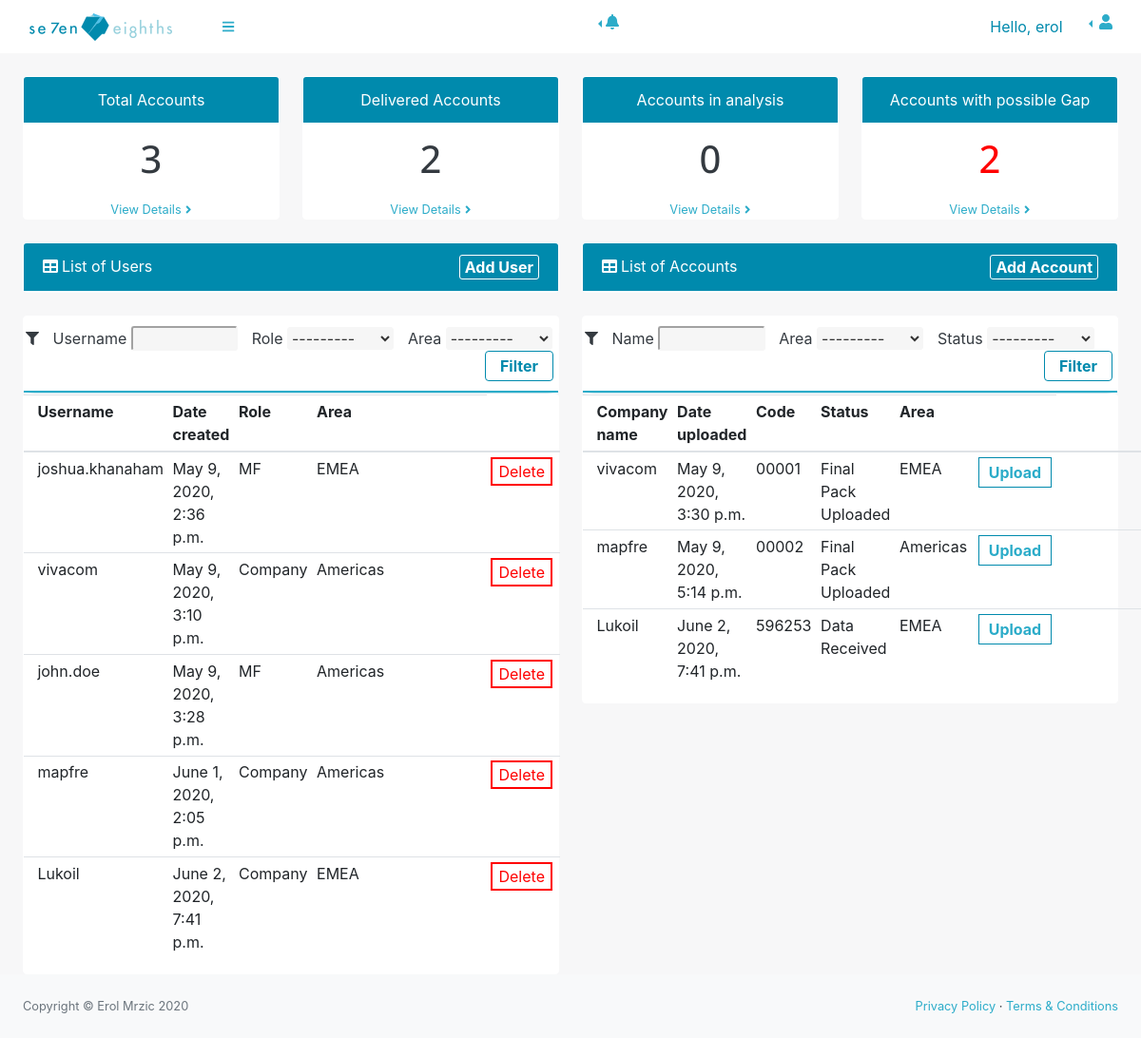
The app's page / (signed in), older data.
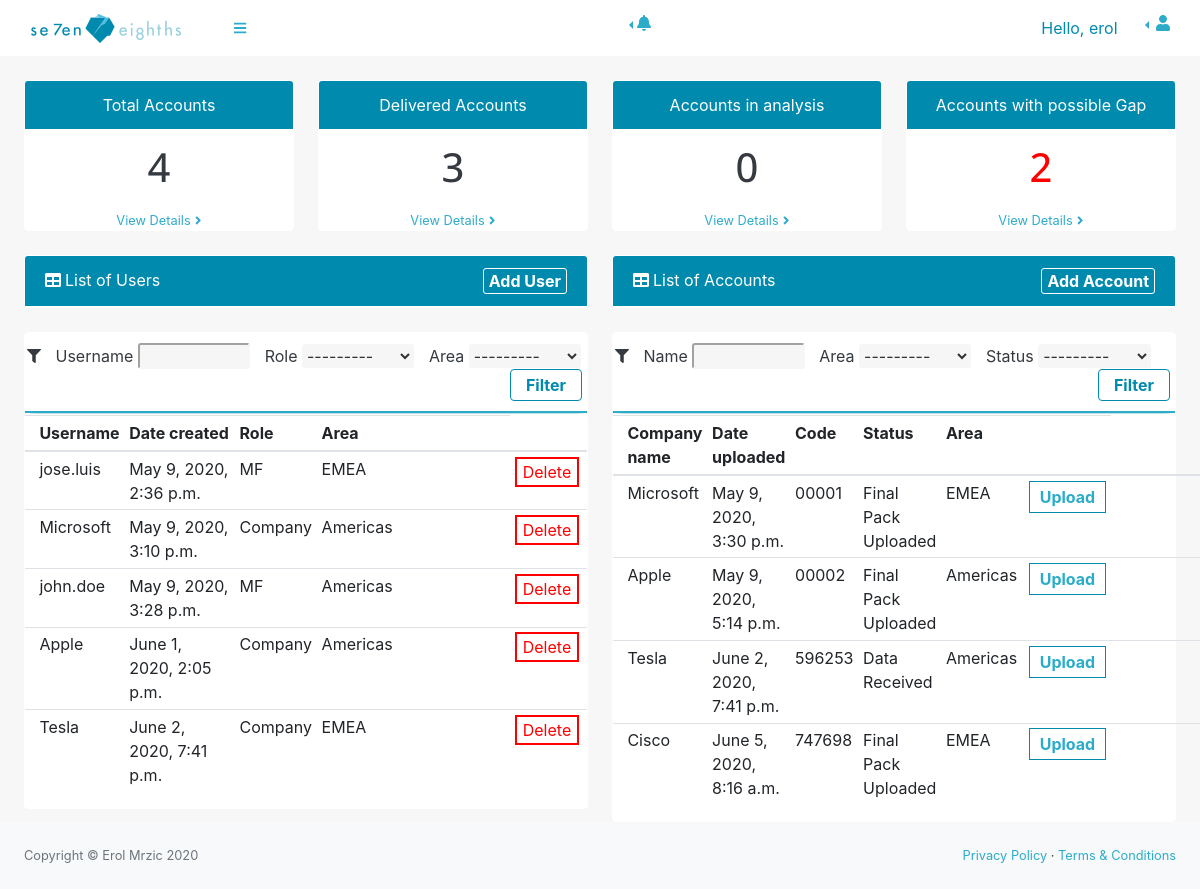
The same page, newer data.
### base/models.py (models this page shows, shortened)
class Access(models.Model):
    ROLES = (
        ('Company', 'Company'),
        ('MF', 'MF'),
    )
    AREAS = (
        ('EMEA', 'EMEA'),
        ('Americas', 'Americas'),
    )
    username = models.CharField(max_length=30, null=True)
    date = models.DateTimeField(auto_now_add=True)
    role = models.CharField(max_length=10, null=True, choices=ROLES)
    area = models.CharField(max_length=10, null=True, choices=AREAS)
    dataCollection = models.FileField(null=True, blank=True)
    notes = models.TextField(null=True, blank=True)
    filledDataCollection = models.FileField(null=True, blank=True)

class Account(models.Model):
    AREAS = (
        ('EMEA', 'EMEA'),
        ('Americas', 'Americas'),
    )
    GAP = (
        ('YES', 'YES'),
        ('NO', 'NO'),
    )
    STATUS = (
        ('Data collection sent', 'Data collection sent'),
        ('Data Received', 'Data Received'),
        ('Analysis', 'Analysis'),
        ('Final Pack Uploaded', 'Final Pack Uploaded'),
    )
    username = models.ForeignKey(
        Access, blank=True,  null=True, on_delete=models.DO_NOTHING)
    name = models.CharField(max_length=30)
    code = models.CharField(max_length=30)
    dateReceived = models.DateTimeField(auto_now_add=True)
    dateUploaded = models.DateTimeField(auto_now_add=True)
    status = models.CharField(
        max_length=30, blank=True, null=True, choices=STATUS)
    area = models.CharField(max_length=10, choices=AREAS)
    finalPack = models.FileField(null=True, blank=True)
    notes = models.TextField(null=True, blank=True)
    gap = models.CharField(max_length=30, blank=True, null=True, choices=GAP)

### base/decorators.py (the view)
    def wrapper_func(request, *args, **kwargs):
        group = None
        if request.user.groups.exists():
            group = request.user.groups.all()[0].name
        if group == 'MF':
            return redirect('listAccounts')
        if group == 'Company':
            return redirect('uploadDownload')
        if group == 'admin':
            return view_func(request, *args, **kwargs)
        else:
            return HttpResponse('You are not authorised to view this page')

### base/templatetags/groupFilter.py (called while the page is built)
@register.filter(name='has_group')
def has_group(user, group_name):
    return user.groups.filter(name=group_name).exists()

### base/views.py (called while the page is built)
@login_required(login_url='welcome')
@home_pages
def home(request):
    accounts = Account.objects.all()
    users = Access.objects.all()
    total_accounts = accounts.count()
    delivered = accounts.filter(status='Final Pack Uploaded').count()
    analysis = accounts.filter(status='Analysis').count()
    gap = accounts.filter(gap='YES').count()
    myAccessFilter = AccessFilter(request.GET, queryset=users)
    users = myAccessFilter.qs
    myAccountFilter = AccountFilter(request.POST, queryset=accounts)
    accounts = myAccountFilter.qs
    context = {'accounts': accounts, 'users': users,
               'myAccessFilter': myAccessFilter, 'myAccountFilter': myAccountFilter,
               'total_accounts': total_accounts, 'delivered': delivered, 'analysis': analysis, 'gap': gap}
    return render(request, 'base/tech/techPanel.html', context)

### base/templates/base/tech/techPanel.html (shortened to what this page needs)
{% extends 'base/tech/techSidenav.html' %} {% block content %} {%block body %}
<body class="sb-nav-fixed sb-sidenav-toggled">
  {% endblock %}
  {% load static %}
  {% load widget_tweaks %}
  <div id="layoutSidenav_content">
    <main>
      <div class="container-fluid">
        <div class="row">
          <div class="col-xl-3 col-md-6">
            <div class="card text-center mb-4">
              <div class="card-header">Total Accounts</div>
              <div class="card-footer bg-white text-center">
                <h1>{{total_accounts}}</h1>
              </div>
              <a class="card-link small" href="#">View Details
                <i class="fas fa-angle-right"></i>
              </a>
            </div>
          </div>
          <div class="col-xl-3 col-md-6">
            <div class="card text-center mb-4">
              <div class="card-header">Delivered Accounts</div>
              <div class="card-footer bg-white text-center">
                <h1>{{delivered}}</h1>
              </div>
              <a class="card-link small" href="#">View Details
                <i class="fas fa-angle-right"></i>
              </a>
            </div>
          </div>
          <div class="col-xl-3 col-md-6">
            <div class="card text-center mb-4">
              <div class="card-header">Accounts in analysis</div>
              <div class="card-footer bg-white text-center">
                <h1>{{analysis}}</h1>
              </div>
              <a class="card-link small" href="#">View Details
                <i class="fas fa-angle-right"></i>
              </a>
            </div>
          </div>
          <div class="col-xl-3 col-md-6">
            <div class="card text-center mb-4">
              <div class="card-header">Accounts with possible Gap</div>
              <div class="card-footer bg-white text-center" style="color: red;">
                <h1> {{gap}} </h1>
              </div>
              <a class="card-link small" href="#">View Details
                <i class="fas fa-angle-right"></i>
              </a>
            </div>
          </div>
        </div>
        <div class="row">
          <div class="col-xl-6">
            <div class="card mb-4">
              <div class="card-header">
                <i class="fas fa-table mr-1"></i>List of Users
                <a style="float: right; color:#fff;" href="{% url 'addUser' %}" type="button" class="addbtn">Add
                  User</a>
              </div>
            </div>
            <div class="card card-body">
              <form method="get">
                <i style="padding-left: 2px;" class="fas fa-filter"></i>
                {% for field in myAccessFilter.form %}
                <span id="nameLabel">{{field.label}}</span>
                {{field | add_class:"selection"}}
                {% endfor %}
                <button class="btn filterbtn" type="submit">Filter</button>
              </form>
            </div>
            <div class="card card-body">
              <table id="userTable" class="table table-sm">
                <tr>
                  <th></th>
                  <th>Username</th>
                  <th>Date created</th>
                  <th>Role</th>
                  <th>Area</th>
                  <th></th>
                </tr>
                <tbody>
                  {% include "base/tech/usersList.html" %}
                </tbody>
              </table>
            </div>
          </div>
          <div class="col-xl-6">
            <div class="card mb-4">
              <div class="card-header">
                <i class="fas fa-table mr-1"></i>List of Accounts
                <a style="float: right;" href="{% url 'addAccount' %}" type="button" class="addbtn">Add Account</a>
              </div>
            </div>
            <div class="card card-body filterTable">
              <form method="POST">
                <i style="padding-left: 2px;" class="fas fa-filter"></i>
                <span id="nameLabel">{{myAccountFilter.form.name.label}}</span>
                {{myAccountFilter.form.name  | add_class:"selection"}}
                <span id="nameLabel">{{myAccountFilter.form.area.label}}</span>
                {{myAccountFilter.form.area  | add_class:"selection"}}
                <span id="nameLabel">{{myAccountFilter.form.status.label}}</span>
                {{myAccountFilter.form.status  | add_class:"selection"}}
                <button class="btn filterbtn" type="submit">Filter</button>
              </form>
            </div>
            <div class="card card-body">
              <table id="accountTable" class="table table-sm">
                <tr>
                  <th></th>
                  <th>Company name</th>
                  <th>Date uploaded</th>
                  <th>Code</th>
                  <th>Status</th>
                  <th>Area</th>
                  <th></th>
                </tr>
                <tbody>
                  {% for account in accounts %}
                  <tr>
                    <td></td>
                    <td>{{account.name}}</td>
                    <td>{{account.dateUploaded}}</td>
                    <td>{{account.code}}</td>
                    <td id="status">{{account.status}}</td>
                    <td>{{account.area}}</td>
                    <td id="uploadBtn" class="hide"><a type="button" href="{% url 'finalPack' account.name %}"
                        style="margin-left: 2px;">Upload</td>
                  </tr>
                  {% endfor %}
                </tbody>
              </table>
            </div>
          </div>
        </div>
    </main>
    <footer class="py-4 bg-light mt-auto">
      <div class="container-fluid">
        <div class="d-flex align-items-center justify-content-between small">
          <div class="text-muted">Copyright &copy; Erol Mrzic 2020</div>
          <div>
            <a href="#">Privacy Policy</a>
            &middot;
            <a href="#">Terms &amp; Conditions</a>
          </div>
        </div>
      </div>
    </footer>
  </div>
  {% endblock %}

### base/templates/base/tech/techSidenav.html (shortened to what this page needs)
{% extends 'base/base.html' %} {% block sidenav %} {% load static %}
<div id="layoutSidenav">
  {% endblock %}

### base/templates/base/base.html (shortened to what this page needs)
{% load static %}
{% load groupFilter %}
<!DOCTYPE html>
<html lang="en">
<head>
  <link href="{% static 'css/tech.css' %}" rel="stylesheet" />
  <link href="{% static 'css/styles.css' %}" rel="stylesheet" />
  <link href="{% static 'css/sidebar.css' %}" rel="stylesheet" />
  <link href="{% static 'css/overview.css' %}" rel="stylesheet" />
</head>{% block body %}{% endblock %}
  <nav class="sb-topnav navbar navbar-expand navbar-dark bg-dark">
    <a class="navbar-brand" href="{% url 'welcome'  %}">
      <img style="margin-left: 15px;" src="{% static '/images/letterLogo.png' %}">
    </a>
    {% if request.user|has_group:"admin" %}
    <button class="btn btn-link btn-sm order-1 order-lg-0" id="sidebarToggle" href="#">
      <i class="fas fa-bars"></i>
    </button>
    {% endif %}
    {% if request.user|has_group:"admin" %}
    <ul class="navbar-nav d-md-inline-block form-inline ml-auto mr-0 mr-md-3 my-2 my-md-0">
      <li class=" nav-item dropleft">
        <a class="nav-link dropdown-toggle" id="userDropdown" href="#" role="button" data-toggle="dropdown"
          aria-haspopup="true" aria-expanded="false"><i class="fas fa-bell"></i></a>
      </li>
    </ul>
    {% endif %}
    <span class="navbar-nav d-md-inline-block form-inline ml-auto mr-0 mr-md-3 my-2 my-md-0">Hello, {{request.user}}
    </span>
    <ul class="navbar-nav d-md-inline-block">
      <li class=" nav-item dropleft">
        <a class="nav-link dropdown-toggle" id="userDropdown" href="#" role="button" data-toggle="dropdown"
          aria-haspopup="true" aria-expanded="false"><i class="fas fa-user fa-fw"></i></a>
      </li>
    </ul>
  </nav>
  {% block sidenav %}
  {% endblock %}
  {% block content %}
  {% endblock %}
  </div>
</body>
</html>

### base/templates/base/tech/usersList.html (shortened to what this page needs)
{% for user in users %}
<tr>
    <td></td>
    <td>{{user.username}}</td>
    <td>{{user.date}}</td>
    <td id="role">{{user.role}}</td>
    <td>{{user.area}}</td>
    <td>
        <button class="show-form-delete" data-url="{% url 'deleteUser' user.id %}">Delete
        </button>
    </td>
</tr>
{% endfor %}

### base/templates/base/uploadData/download.html (shortened to what this page needs)
{% load static %}

### staticfiles/css/tech.css (style rules this page uses)
.card .addbtn { color: #fff !important; border: 1px solid #fff !important; text-decoration: none; padding: 0 5px 0 5px; border-radius: 3px 3px 3px 3px; font-weight: bold; }
.card .filterbtn { background-color: #fff; padding: 3px 15px; color: #008aad; border: 1px solid #008aad; float: right; margin-right: 5px; font-weight: bold; }
.selection { color: #333; width: 20%; height: 50%; border-color: #f6f6f6; background-color: #f6f6f6; border-radius: 3px 3px 3px 3px; }
#nameLabel { padding-inline-start: 10px !important; }
.card form { padding: 10px 0 !important; border-bottom: 2px solid #2cacc9 !important; -webkit-box-shadow: 0 10px 6px -6px rgba(0, 138, 173, 0.3); -moz-box-shadow: 0 10px 6px -6px rgba(0, 138, 173, 0.3); box-shadow: 0 10px 6px -6px rgba(0, 138, 173, 0.3); }
.table a { text-decoration: none; border: 1px solid #008aad; font-weight: bold; color: red; padding: 3px 10px; }
.show-form-delete { background-color: #fff; border: 2px solid red; color: red; float: right; margin-right: 3px; }

Row changes from the older to the newer data that the page shows:
changed Access: username "joshua.khanaham" → "jose.luis"
changed Access: username "vivacom" → "Microsoft"
changed Access: username "mapfre" → "Apple"
changed Access: username "Lukoil" → "Tesla"
changed Account: name "vivacom" → "Microsoft"
changed Account: name "mapfre" → "Apple"
changed Account "Data Received": name "Lukoil" → "Tesla"; area "EMEA" → "Americas"
added Account: name "Cisco", dateUploaded "June 5, 2020, 8:16 a.m.", code "747698", status "Final Pack Uploaded", area "EMEA"
Text that changed along with them:
{{ total_accounts }}: "3" → "4"
{{ delivered }}: "2" → "3"
